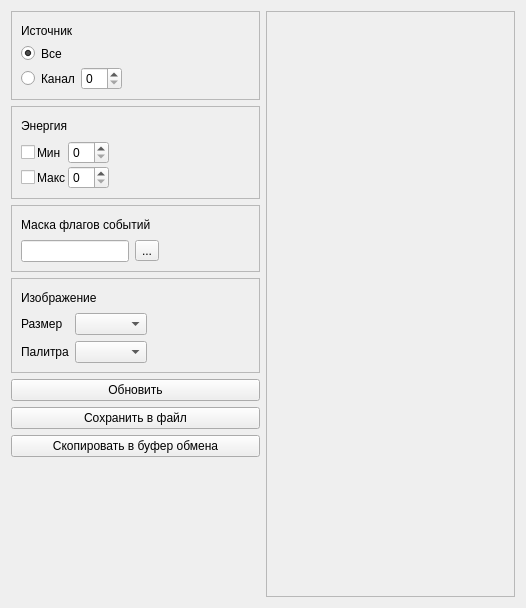
<?xml version="1.0" encoding="UTF-8"?>
<ui version="4.0">
 <class>FloodMapBox</class>
 <widget class="QWidget" name="FloodMapBox">
  <property name="geometry">
   <rect>
    <x>0</x>
    <y>0</y>
    <width>526</width>
    <height>608</height>
   </rect>
  </property>
  <property name="windowTitle">
   <string>Dialog</string>
  </property>
  <layout class="QVBoxLayout" name="verticalLayout_2">
   <item>
    <layout class="QHBoxLayout" name="horizontalLayout">
     <item>
      <widget class="QFrame" name="frame_main">
       <layout class="QVBoxLayout" name="verticalLayout_9">
        <property name="leftMargin">
         <number>0</number>
        </property>
        <property name="topMargin">
         <number>0</number>
        </property>
        <property name="rightMargin">
         <number>0</number>
        </property>
        <property name="bottomMargin">
         <number>0</number>
        </property>
        <item>
         <layout class="QHBoxLayout" name="metadata_widget_layout"/>
        </item>
        <item>
         <widget class="QFrame" name="frame_0">
          <property name="frameShape">
           <enum>QFrame::StyledPanel</enum>
          </property>
          <property name="frameShadow">
           <enum>QFrame::Sunken</enum>
          </property>
          <layout class="QVBoxLayout" name="verticalLayout_3">
           <item>
            <layout class="QHBoxLayout" name="horizontalLayout_2">
             <item>
              <widget class="QLabel" name="label_8">
               <property name="text">
                <string>Источник</string>
               </property>
              </widget>
             </item>
             <item>
              <widget class="QToolButton" name="btn_source_expanded">
               <property name="styleSheet">
                <string notr="true">QToolButton#btn_source_expanded {
	image: url(:/images/expanding.png);
	border-style: inset;
}
QToolButton#btn_source_expanded:checked {
	image: url(:/images/collapsing.png);
	border-style: inset;
}</string>
               </property>
               <property name="checkable">
                <bool>true</bool>
               </property>
              </widget>
             </item>
            </layout>
           </item>
           <item>
            <widget class="QFrame" name="frame_source">
             <property name="frameShape">
              <enum>QFrame::NoFrame</enum>
             </property>
             <property name="frameShadow">
              <enum>QFrame::Raised</enum>
             </property>
             <layout class="QHBoxLayout" name="horizontalLayout_12">
              <property name="leftMargin">
               <number>0</number>
              </property>
              <property name="topMargin">
               <number>0</number>
              </property>
              <property name="rightMargin">
               <number>0</number>
              </property>
              <property name="bottomMargin">
               <number>0</number>
              </property>
              <item>
               <layout class="QGridLayout" name="gridLayout_4">
                <item row="3" column="1">
                 <widget class="QLabel" name="label_10">
                  <property name="sizePolicy">
                   <sizepolicy hsizetype="Fixed" vsizetype="Preferred">
                    <horstretch>0</horstretch>
                    <verstretch>0</verstretch>
                   </sizepolicy>
                  </property>
                  <property name="text">
                   <string>Канал</string>
                  </property>
                 </widget>
                </item>
                <item row="2" column="1">
                 <widget class="QLabel" name="label_9">
                  <property name="text">
                   <string>Все</string>
                  </property>
                 </widget>
                </item>
                <item row="2" column="0">
                 <widget class="QRadioButton" name="rb_channel_all">
                  <property name="sizePolicy">
                   <sizepolicy hsizetype="Fixed" vsizetype="Fixed">
                    <horstretch>0</horstretch>
                    <verstretch>0</verstretch>
                   </sizepolicy>
                  </property>
                  <property name="text">
                   <string/>
                  </property>
                  <property name="checked">
                   <bool>true</bool>
                  </property>
                 </widget>
                </item>
                <item row="3" column="0">
                 <widget class="QRadioButton" name="rb_channel_one">
                  <property name="sizePolicy">
                   <sizepolicy hsizetype="Fixed" vsizetype="Fixed">
                    <horstretch>0</horstretch>
                    <verstretch>0</verstretch>
                   </sizepolicy>
                  </property>
                 </widget>
                </item>
                <item row="3" column="2" colspan="2">
                 <widget class="QSpinBox" name="sb_channel"/>
                </item>
               </layout>
              </item>
              <item>
               <spacer name="horizontalSpacer">
                <property name="orientation">
                 <enum>Qt::Horizontal</enum>
                </property>
                <property name="sizeHint" stdset="0">
                 <size>
                  <width>40</width>
                  <height>20</height>
                 </size>
                </property>
               </spacer>
              </item>
             </layout>
            </widget>
           </item>
          </layout>
         </widget>
        </item>
        <item>
         <widget class="QFrame" name="frame_1">
          <property name="frameShape">
           <enum>QFrame::StyledPanel</enum>
          </property>
          <property name="frameShadow">
           <enum>QFrame::Sunken</enum>
          </property>
          <layout class="QVBoxLayout" name="verticalLayout_5">
           <item>
            <layout class="QHBoxLayout" name="horizontalLayout_7">
             <item>
              <widget class="QLabel" name="label_2">
               <property name="text">
                <string>Энергия</string>
               </property>
              </widget>
             </item>
             <item>
              <widget class="QToolButton" name="btn_energy_expanded">
               <property name="styleSheet">
                <string notr="true">QToolButton#btn_energy_expanded {
	image: url(:/images/expanding.png);
	border-style: inset;
}
QToolButton#btn_energy_expanded:checked {
	image: url(:/images/collapsing.png);
	border-style: inset;
}</string>
               </property>
               <property name="checkable">
                <bool>true</bool>
               </property>
              </widget>
             </item>
            </layout>
           </item>
           <item>
            <widget class="QFrame" name="frame_energy">
             <property name="frameShape">
              <enum>QFrame::NoFrame</enum>
             </property>
             <property name="frameShadow">
              <enum>QFrame::Raised</enum>
             </property>
             <layout class="QHBoxLayout" name="horizontalLayout_13">
              <property name="leftMargin">
               <number>0</number>
              </property>
              <property name="topMargin">
               <number>0</number>
              </property>
              <property name="rightMargin">
               <number>0</number>
              </property>
              <property name="bottomMargin">
               <number>0</number>
              </property>
              <item>
               <layout class="QGridLayout" name="gridLayout">
                <property name="spacing">
                 <number>2</number>
                </property>
                <item row="0" column="2">
                 <widget class="QSpinBox" name="sb_min_energy"/>
                </item>
                <item row="1" column="0">
                 <widget class="QCheckBox" name="cb_enable_filter_max_energy"/>
                </item>
                <item row="1" column="2">
                 <widget class="QSpinBox" name="sb_max_energy"/>
                </item>
                <item row="0" column="0">
                 <widget class="QCheckBox" name="cb_enable_filter_min_energy">
                  <property name="sizePolicy">
                   <sizepolicy hsizetype="Fixed" vsizetype="Fixed">
                    <horstretch>0</horstretch>
                    <verstretch>0</verstretch>
                   </sizepolicy>
                  </property>
                 </widget>
                </item>
                <item row="0" column="1">
                 <widget class="QLabel" name="label_5">
                  <property name="sizePolicy">
                   <sizepolicy hsizetype="Fixed" vsizetype="Preferred">
                    <horstretch>0</horstretch>
                    <verstretch>0</verstretch>
                   </sizepolicy>
                  </property>
                  <property name="text">
                   <string>Мин</string>
                  </property>
                 </widget>
                </item>
                <item row="1" column="1">
                 <widget class="QLabel" name="label_6">
                  <property name="text">
                   <string>Макс</string>
                  </property>
                 </widget>
                </item>
               </layout>
              </item>
              <item>
               <spacer name="horizontalSpacer_3">
                <property name="orientation">
                 <enum>Qt::Horizontal</enum>
                </property>
                <property name="sizeHint" stdset="0">
                 <size>
                  <width>40</width>
                  <height>20</height>
                 </size>
                </property>
               </spacer>
              </item>
             </layout>
            </widget>
           </item>
          </layout>
         </widget>
        </item>
        <item>
         <widget class="QFrame" name="frame_2">
          <property name="frameShape">
           <enum>QFrame::StyledPanel</enum>
          </property>
          <property name="frameShadow">
           <enum>QFrame::Sunken</enum>
          </property>
          <layout class="QVBoxLayout" name="verticalLayout_8">
           <item>
            <layout class="QHBoxLayout" name="horizontalLayout_8">
             <item>
              <widget class="QLabel" name="label_7">
               <property name="text">
                <string>Маска флагов событий</string>
               </property>
              </widget>
             </item>
             <item>
              <widget class="QToolButton" name="btn_event_flag_expanded">
               <property name="styleSheet">
                <string notr="true">QToolButton#btn_event_flag_expanded {
	image: url(:/images/expanding.png);
	border-style: inset;
}
QToolButton#btn_event_flag_expanded:checked {
	image: url(:/images/collapsing.png);
	border-style: inset;
}</string>
               </property>
               <property name="checkable">
                <bool>true</bool>
               </property>
              </widget>
             </item>
            </layout>
           </item>
           <item>
            <widget class="QFrame" name="frame_event_flag">
             <property name="frameShape">
              <enum>QFrame::NoFrame</enum>
             </property>
             <property name="frameShadow">
              <enum>QFrame::Raised</enum>
             </property>
             <layout class="QHBoxLayout" name="horizontalLayout_14">
              <property name="leftMargin">
               <number>0</number>
              </property>
              <property name="topMargin">
               <number>0</number>
              </property>
              <property name="rightMargin">
               <number>0</number>
              </property>
              <property name="bottomMargin">
               <number>0</number>
              </property>
              <item>
               <layout class="QHBoxLayout" name="horizontalLayout_11">
                <item>
                 <widget class="QLineEdit" name="le_events_flags">
                  <property name="sizePolicy">
                   <sizepolicy hsizetype="Fixed" vsizetype="Fixed">
                    <horstretch>0</horstretch>
                    <verstretch>0</verstretch>
                   </sizepolicy>
                  </property>
                 </widget>
                </item>
                <item>
                 <widget class="QToolButton" name="btn_events_flags">
                  <property name="text">
                   <string>...</string>
                  </property>
                 </widget>
                </item>
               </layout>
              </item>
              <item>
               <spacer name="horizontalSpacer_4">
                <property name="orientation">
                 <enum>Qt::Horizontal</enum>
                </property>
                <property name="sizeHint" stdset="0">
                 <size>
                  <width>40</width>
                  <height>20</height>
                 </size>
                </property>
               </spacer>
              </item>
             </layout>
            </widget>
           </item>
          </layout>
         </widget>
        </item>
        <item>
         <widget class="QFrame" name="frame_3">
          <property name="frameShape">
           <enum>QFrame::StyledPanel</enum>
          </property>
          <property name="frameShadow">
           <enum>QFrame::Sunken</enum>
          </property>
          <layout class="QVBoxLayout" name="verticalLayout_7">
           <item>
            <layout class="QHBoxLayout" name="horizontalLayout_9">
             <item>
              <widget class="QLabel" name="label_11">
               <property name="text">
                <string>Изображение</string>
               </property>
              </widget>
             </item>
             <item>
              <widget class="QToolButton" name="btn_picture_expanded">
               <property name="styleSheet">
                <string notr="true">QToolButton#btn_picture_expanded {
	image: url(:/images/expanding.png);
	border-style: inset;
}
QToolButton#btn_picture_expanded:checked {
	image: url(:/images/collapsing.png);
	border-style: inset;
}</string>
               </property>
               <property name="checkable">
                <bool>true</bool>
               </property>
              </widget>
             </item>
            </layout>
           </item>
           <item>
            <widget class="QFrame" name="frame_picture">
             <property name="frameShape">
              <enum>QFrame::NoFrame</enum>
             </property>
             <property name="frameShadow">
              <enum>QFrame::Raised</enum>
             </property>
             <layout class="QHBoxLayout" name="horizontalLayout_15">
              <property name="leftMargin">
               <number>0</number>
              </property>
              <property name="topMargin">
               <number>0</number>
              </property>
              <property name="rightMargin">
               <number>0</number>
              </property>
              <property name="bottomMargin">
               <number>0</number>
              </property>
              <item>
               <layout class="QGridLayout" name="gridLayout_3">
                <property name="rightMargin">
                 <number>10</number>
                </property>
                <item row="0" column="0">
                 <widget class="QLabel" name="label_3">
                  <property name="text">
                   <string>Размер</string>
                  </property>
                 </widget>
                </item>
                <item row="1" column="1">
                 <widget class="QComboBox" name="cb_palette"/>
                </item>
                <item row="1" column="0">
                 <widget class="QLabel" name="label">
                  <property name="text">
                   <string>Палитра</string>
                  </property>
                 </widget>
                </item>
                <item row="0" column="1">
                 <widget class="QComboBox" name="cb_picture_size"/>
                </item>
               </layout>
              </item>
              <item>
               <spacer name="horizontalSpacer_5">
                <property name="orientation">
                 <enum>Qt::Horizontal</enum>
                </property>
                <property name="sizeHint" stdset="0">
                 <size>
                  <width>40</width>
                  <height>20</height>
                 </size>
                </property>
               </spacer>
              </item>
             </layout>
            </widget>
           </item>
          </layout>
         </widget>
        </item>
        <item>
         <widget class="QPushButton" name="btn_refresh">
          <property name="text">
           <string>Обновить</string>
          </property>
         </widget>
        </item>
        <item>
         <widget class="QPushButton" name="btn_save_picture_to_file">
          <property name="text">
           <string>Сохранить в файл</string>
          </property>
         </widget>
        </item>
        <item>
         <widget class="QPushButton" name="btn_save_picture_to_clipboard">
          <property name="text">
           <string>Скопировать в буфер обмена</string>
          </property>
         </widget>
        </item>
        <item>
         <spacer name="verticalSpacer_2">
          <property name="orientation">
           <enum>Qt::Vertical</enum>
          </property>
          <property name="sizeHint" stdset="0">
           <size>
            <width>20</width>
            <height>40</height>
           </size>
          </property>
         </spacer>
        </item>
       </layout>
      </widget>
     </item>
     <item>
      <widget class="QScrollArea" name="scrollArea">
       <property name="widgetResizable">
        <bool>true</bool>
       </property>
       <widget class="QWidget" name="scrollAreaWidgetContents">
        <property name="geometry">
         <rect>
          <x>0</x>
          <y>0</y>
          <width>245</width>
          <height>584</height>
         </rect>
        </property>
        <layout class="QHBoxLayout" name="horizontalLayout_3">
         <item>
          <widget class="QLabel" name="imageLabel"/>
         </item>
        </layout>
       </widget>
      </widget>
     </item>
    </layout>
   </item>
  </layout>
 </widget>
 <tabstops>
  <tabstop>btn_source_expanded</tabstop>
  <tabstop>rb_channel_all</tabstop>
  <tabstop>rb_channel_one</tabstop>
  <tabstop>sb_channel</tabstop>
  <tabstop>btn_energy_expanded</tabstop>
  <tabstop>cb_enable_filter_min_energy</tabstop>
  <tabstop>sb_min_energy</tabstop>
  <tabstop>cb_enable_filter_max_energy</tabstop>
  <tabstop>sb_max_energy</tabstop>
  <tabstop>btn_event_flag_expanded</tabstop>
  <tabstop>le_events_flags</tabstop>
  <tabstop>btn_events_flags</tabstop>
  <tabstop>btn_picture_expanded</tabstop>
  <tabstop>cb_picture_size</tabstop>
  <tabstop>cb_palette</tabstop>
  <tabstop>btn_refresh</tabstop>
  <tabstop>btn_save_picture_to_file</tabstop>
  <tabstop>btn_save_picture_to_clipboard</tabstop>
  <tabstop>scrollArea</tabstop>
 </tabstops>
 <resources/>
 <connections/>
</ui>
